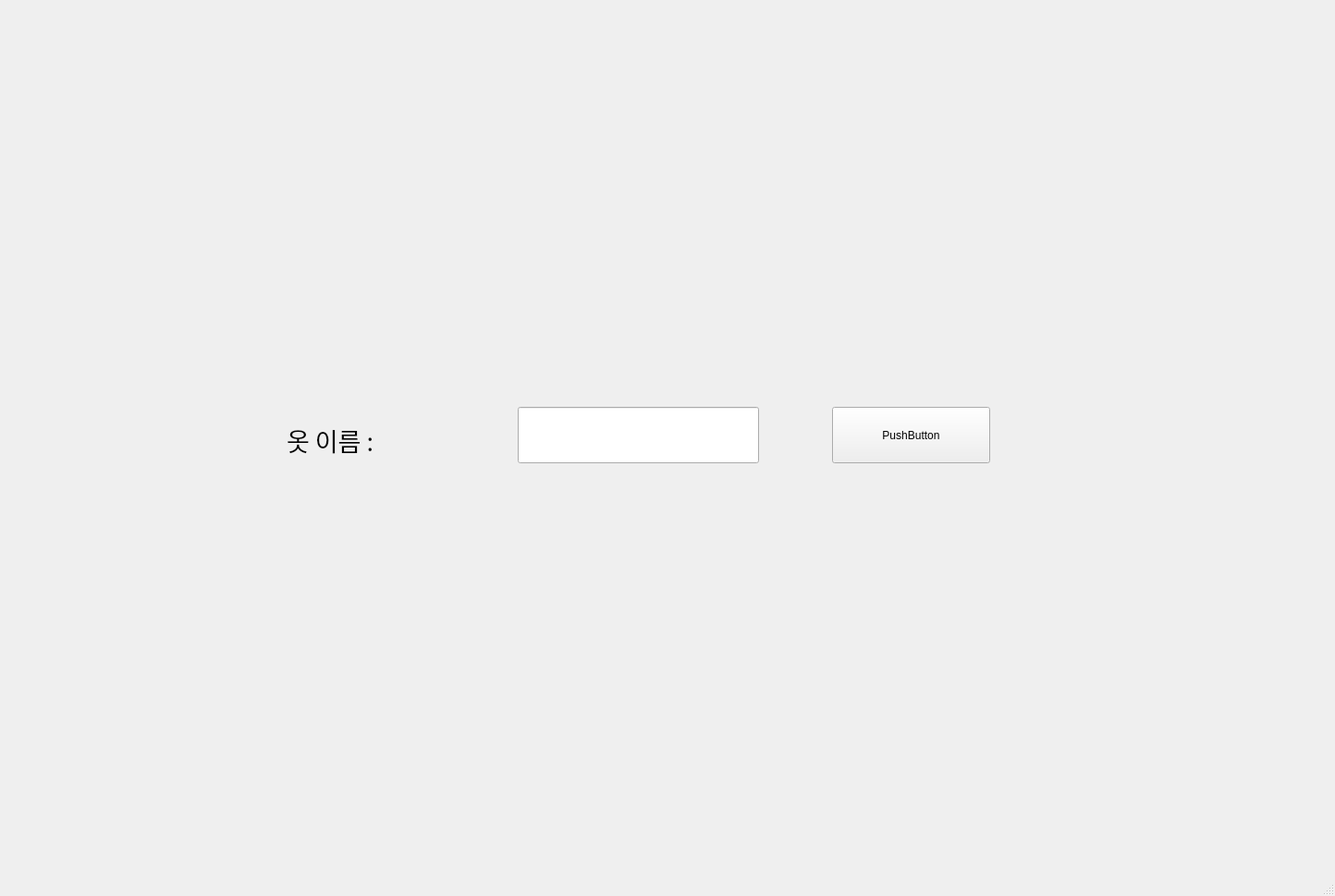
<?xml version="1.0" encoding="UTF-8"?>
<ui version="4.0">
	<class>MainWindow</class>
	<widget class="QMainWindow" name="MainWindow">
		<property name="geometry">
			<rect>
				<x>0</x>
				<y>0</y>
				<width>1444</width>
				<height>969</height>
			</rect>
		</property>
		<property name="windowTitle">
			<string>MainWindow</string>
		</property>
		<widget class="QWidget" name="centralwidget">
			<widget class="QLabel" name="label">
				<property name="geometry">
					<rect>
						<x>310</x>
						<y>440</y>
						<width>221</width>
						<height>71</height>
					</rect>
				</property>
				<property name="font">
					<font>
						<family>맑은 고딕</family>
						<pointsize>20</pointsize>
						<weight>50</weight>
						<bold>false</bold>
					</font>
				</property>
				<property name="text">
					<string>옷 이름 :</string>
				</property>
			</widget>
			<widget class="QLineEdit" name="lineEdit_clothname">
				<property name="geometry">
					<rect>
						<x>560</x>
						<y>440</y>
						<width>261</width>
						<height>61</height>
					</rect>
				</property>
				<property name="font">
					<font>
						<family>Agency FB</family>
						<pointsize>16</pointsize>
					</font>
				</property>
			</widget>
			<widget class="QPushButton" name="pushButton">
				<property name="geometry">
					<rect>
						<x>900</x>
						<y>440</y>
						<width>171</width>
						<height>61</height>
					</rect>
				</property>
				<property name="text">
					<string>PushButton</string>
				</property>
			</widget>
		</widget>
		<widget class="QMenuBar" name="menubar">
			<property name="geometry">
				<rect>
					<x>0</x>
					<y>0</y>
					<width>1444</width>
					<height>21</height>
				</rect>
			</property>
		</widget>
		<widget class="QStatusBar" name="statusbar"/>
	</widget>
	<resources/>
	<connections/>
</ui>
